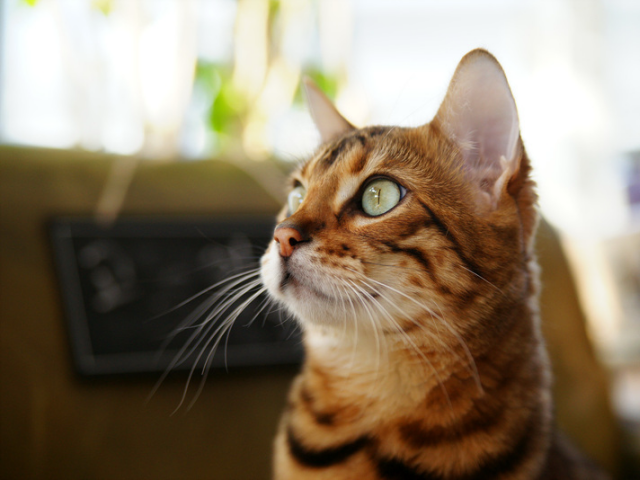
#> input picture CV/fig/cat.bmp, 640 x 480 px
$ jupyter execute --allow-errors CH2_0811.ipynb
#> lines starting #> are read from the running program, lines starting #| are printed output that depends on the picture; after the words box and inside, x2 and y2 are one past the last pixel; in counts of white or black regions, pixels touching at a corner belong together
[cell 1]
import cv2
import numpy as np
import sys
import matplotlib.pyplot as plt
import os

[cell 2]
img1 = cv2.imread('./fig/cat.bmp')
#> img1 is the input picture: shape (480, 640, 3); mean B, G, R 104.5, 125.6, 140.8
img2 = cv2.imread('./fig/cat.bmp', cv2.IMREAD_GRAYSCALE)
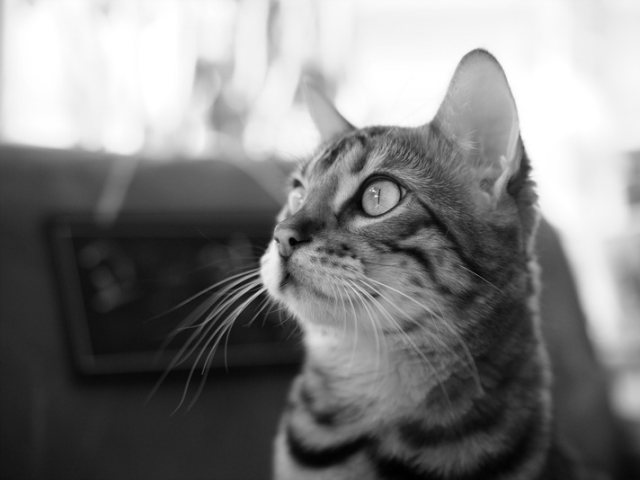
#> img2: shape (480, 640); min 0, max 255, mean 127.8

print(type(img1))
#| <class 'numpy.ndarray'>
print('img1 shape:',img1.shape)
#| img1 shape: (480, 640, 3)
print('img1 shape:',img2.shape)
#| img1 shape: (480, 640)
print('dtype',img1.dtype)
#| dtype uint8

h,w=img1.shape[:2]
#> h = 480; w = 640
print(h,w)
#| 480 640

# [9 lines of commented-out code are left out]

[cell 3]
img = cv2.imread('./fig/cat.bmp',cv2.IMREAD_COLOR)
h,w = img.shape[:2]

p1 = img[h//2,w//2]
#> p1 = [62, 103, 155]
print(p1)
#| [ 62 103 155]

img[h//2-50:h//2+50,w//2-50:w//2+50]=(0,0,255)
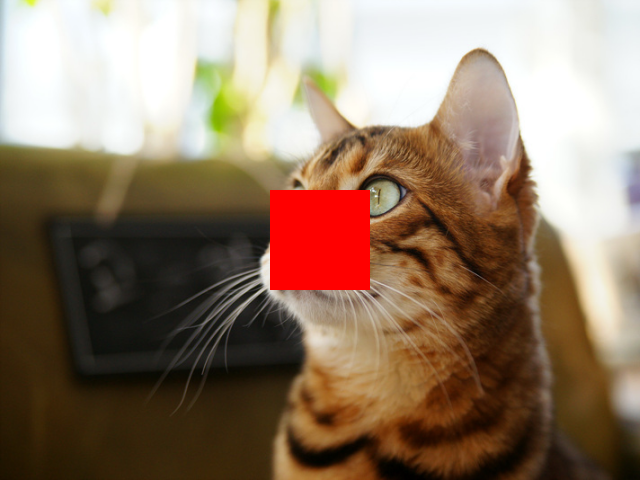
#> img: shape (480, 640, 3); 3.26% of pixels changed, all inside (x1, y1, x2, y2) = (270, 190, 370, 290)

cv2.imshow('img',img)

cv2.waitKey()
cv2.destroyAllWindows()

[cell 4]
img1 = np.zeros((400,600,3),dtype=np.uint8)
img2 = np.ones((600,1200),np.uint8)*255
img3 = np.full((600,1200,3),(255,255,255),np.uint8)

cv2.imshow('img1',img1)
cv2.imshow('img2',img2)
cv2.imshow('img3',img3)

cv2.waitKey()
cv2.destroyAllWindows()

$ run again, with CV/fig/airplane.bmp copied over CV/fig/cat.bmp
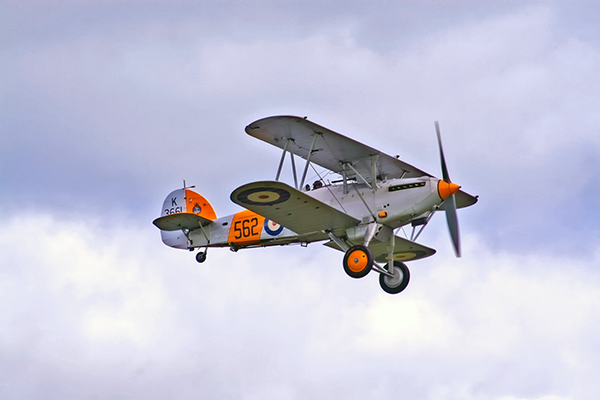
#> input picture CV/fig/airplane.bmp, 600 x 400 px
#> img1 is the input picture: shape (400, 600, 3); mean B, G, R 217.1, 197.6, 196.8
#> `img2 = cv2.imread('./fig/cat.bmp', cv2.IMREAD_GRAYSCALE)`:
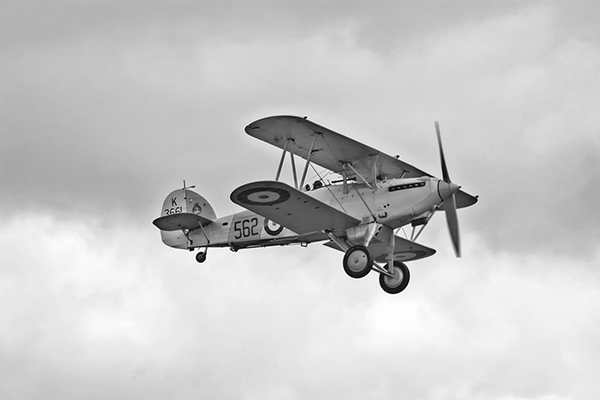
#> img2: shape (400, 600); min 0, max 255, mean 199.6
#| <class 'numpy.ndarray'>
#| img1 shape: (400, 600, 3)
#| img1 shape: (400, 600)
#| dtype uint8
#| 400 600
#> p1 = [57, 83, 85]
#| [57 83 85]
#> `img[h//2-50:h//2+50,w//2-50:w//2+50]=(0,0,255)`:
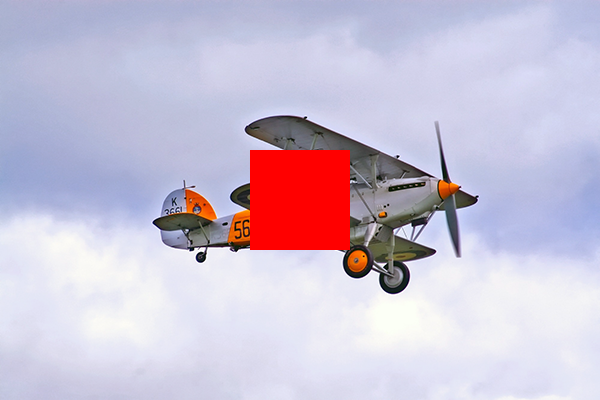
#> img: shape (400, 600, 3); 4.17% of pixels changed, all inside (x1, y1, x2, y2) = (250, 150, 350, 250)

$ run again, with CV/fig/field.bmp copied over CV/fig/cat.bmp
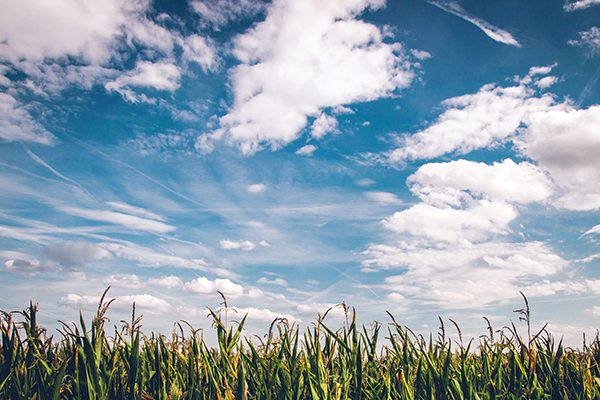
#> input picture CV/fig/field.bmp, 600 x 400 px
#> img1 is the input picture: shape (400, 600, 3); mean B, G, R 173.2, 160.3, 141.8
#> `img2 = cv2.imread('./fig/cat.bmp', cv2.IMREAD_GRAYSCALE)`:
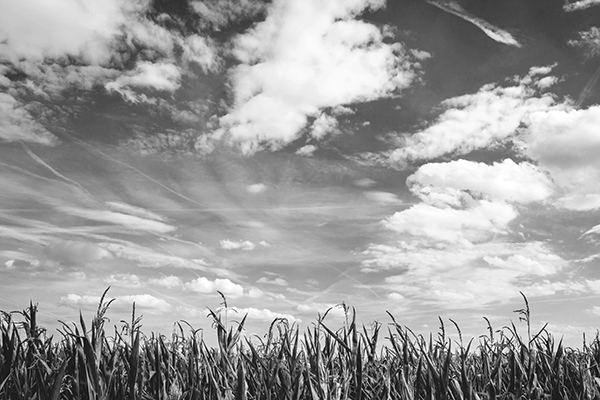
#> img2: shape (400, 600); min 0, max 255, mean 156.2
#| <class 'numpy.ndarray'>
#| img1 shape: (400, 600, 3)
#| img1 shape: (400, 600)
#| dtype uint8
#| 400 600
#> p1 = [200, 173, 146]
#| [200 173 146]
#> `img[h//2-50:h//2+50,w//2-50:w//2+50]=(0,0,255)`:
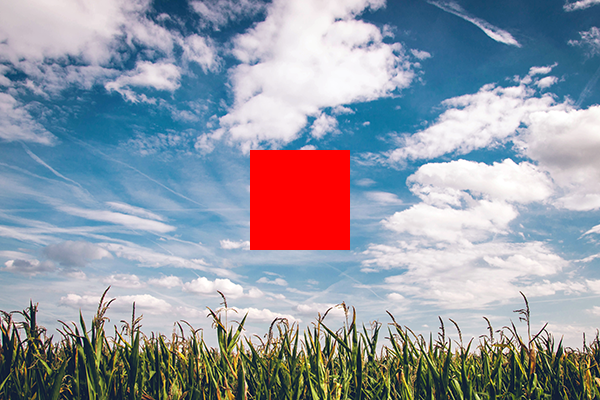
#> img: shape (400, 600, 3); 4.17% of pixels changed, all inside (x1, y1, x2, y2) = (250, 150, 350, 250)
